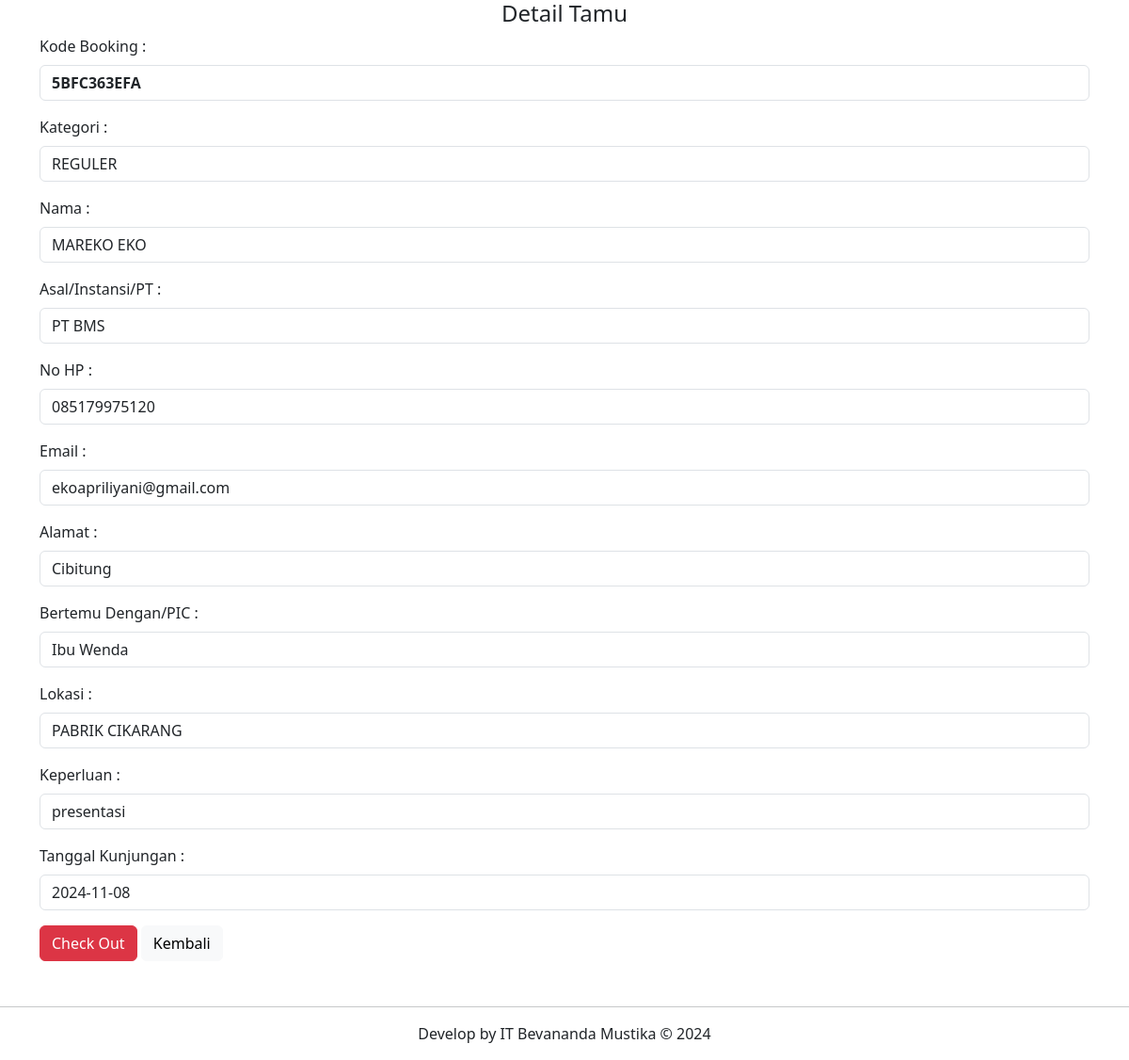
/detail2.php?id=55, run on the app's committed database.
### tables this page shows
CREATE TABLE `tbl_tamu_in` (
  `id` int(11) NOT NULL,
  `kode_booking` varchar(255) NOT NULL,
  `kategori` varchar(255) NOT NULL,
  `nama` varchar(255) NOT NULL,
  `asal` varchar(255) NOT NULL,
  `hp` varchar(255) NOT NULL,
  `email` varchar(255) NOT NULL,
  `alamat` varchar(255) NOT NULL,
  `pic` varchar(255) NOT NULL,
  `lokasi` varchar(255) NOT NULL,
  `keperluan` varchar(255) NOT NULL,
  `tgl` date DEFAULT current_timestamp(),
  `check_in` varchar(25) NOT NULL,
  `check_out` varchar(25) NOT NULL
);

### functions.php (called while the page is built, shortened)
<?php
$conn = mysqli_connect("localhost", "root", "", "buku_tamu");
function query($query)
{
    global $conn;
    $result = mysqli_query($conn, $query);
    $rows = [];
    while ($row = mysqli_fetch_assoc($result)) {
        $rows[] = $row;
    }
    return $rows;
}

### detail2.php (the view, shortened to what this page needs)
<?php
require 'functions.php';
$id = $_GET["id"];
$tm = query("SELECT * FROM tbl_tamu_in WHERE id = $id")[0];
?>
<!DOCTYPE html>
<html lang="en">
<head>
    <link href="https://cdn.jsdelivr.net/npm/bootstrap@5.3.3/dist/css/bootstrap.min.css" rel="stylesheet">
</head>
<body>
    <div class="container">
        <h4 class="text-center">Detail Tamu</h4>
        <form action="" method="post">
            <div class="mb-3">
                <label for="kode_booking" class="form-label">Kode Booking :</label>
                <input type="text" name="kode_booking" id="kode_booking" class="form-control fw-bold" value="<?= $tm["kode_booking"]; ?>" readonly>
            </div>
            <div class="mb-3">
                <label for="kategori" class="form-label">Kategori :</label>
                <input type="text" name="kategori" id="kategori" class="form-control" value="<?= $tm["kategori"]; ?>" readonly>
            </div>
            <div class="mb-3">
                <label for="nama" class="form-label">Nama :</label>
                <input type="text" name="nama" id="nama" class="form-control" value="<?= $tm["nama"]; ?>">
            </div>
            <div class="mb-3">
                <label for="asal" class="form-label">Asal/Instansi/PT :</label>
                <input type="text" class="form-control" id="asal" name="asal" value="<?= $tm["asal"]; ?>">
            </div>
            <div class="mb-3">
                <label for="hp" class="form-label">No HP :</label>
                <input type="text" class="form-control" id="hp" name="hp" value="<?= $tm["hp"]; ?>">
            </div>
            <div class="mb-3">
                <label for="email" class="form-label">Email :</label>
                <input type="email" class="form-control" id="email" name="email" value="<?= $tm["email"]; ?>">
            </div>
            <div class="mb-3">
                <label for="alamat" class="form-label">Alamat :</label>
                <input type="text" class="form-control" id="alamat" name="alamat" value="<?= $tm["alamat"]; ?>">
            </div>
            <div class="mb-3">
                <label for="pic" class="form-label">Bertemu Dengan/PIC :</label>
                <input type="text" class="form-control" id="pic" name="pic" value="<?= $tm["pic"]; ?>">
            </div>
            <div class="mb-3">
                <label for="lokasi" class="form-label">Lokasi :</label>
                <input type="text" class="form-control" id="lokasi" name="lokasi" value="<?= $tm["lokasi"]; ?>">
            </div>
            <div class="mb-3">
                <label for="keperluan" class="form-label">Keperluan :</label>
                <input type="text" class="form-control" id="keperluan" name="keperluan" value="<?= $tm["keperluan"]; ?>">
            </div>
            <div class="mb-3">
                <label for="tgl" class="form-label">Tanggal Kunjungan :</label>
                <input type="text" class="form-control" id="tgl" name="tgl" value="<?= $tm["tgl"]; ?>" readonly>
            </div>
            <button class="btn btn-danger mr-5" type="submit" name="check_out" onclick="return confirm('Pastikan Tamu sudah mengembalikan Kartu Visitor');">Check Out</button>
            <a class="btn btn-light" href="tamu_in.php">Kembali</a>
        </form>
    </div>
    <footer class="mt-5 text-center">
        <hr>
        <p>Develop by IT Bevananda Mustika &copy; 2024</p>
    </footer>
</body>
</html>

### data on the page
tbl_tamu_in: kode_booking "5BFC363EFA", kategori "REGULER", nama "MAREKO EKO", asal "PT BMS", hp "085179975120", email "ekoapriliyani@gmail.com", alamat "Cibitung", pic "Ibu Wenda", lokasi "PABRIK CIKARANG", keperluan "presentasi", tgl "2024-11-08"
